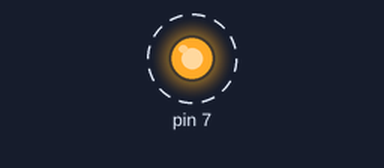
Bench run of a sketch on a simulated Arduino Uno, built with avr-gcc and run on an emulated ATmega328P. On the bench: output pins drawn as LEDs (lit = HIGH). Dashed ring = blinking. What the sketch prints to the serial monitor is not drawn.

Above: at 0.15 s.
Timing chart, 0 to 3.0 s (numbered marks = the images above):
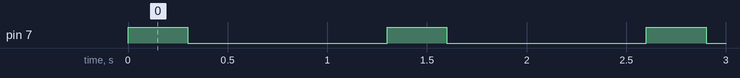

Measured:
- by itself, pin 7: alternates HIGH for 0.30 s and LOW for 1.0 s

The sketch:

negative_buzzer_trial.ino
```cpp
void setup() {
  pinMode(7,OUTPUT);
  Serial.begin(9600);

}


void loop() {

 digitalWrite(7,HIGH) ;
 Serial.println("xxx");
 delay(300);
 digitalWrite(7,LOW) ;
 Serial.println("o");
 delay(1000);
}
```
